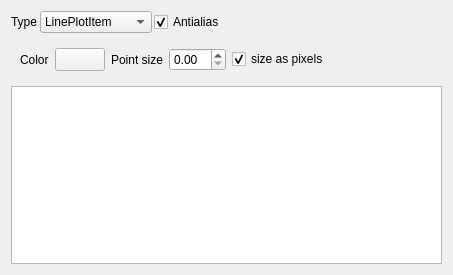
<?xml version="1.0" encoding="UTF-8"?>
<ui version="4.0">
 <class>Form</class>
 <widget class="QWidget" name="Form">
  <property name="geometry">
   <rect>
    <x>0</x>
    <y>0</y>
    <width>453</width>
    <height>275</height>
   </rect>
  </property>
  <property name="windowTitle">
   <string>Form</string>
  </property>
  <layout class="QVBoxLayout" name="verticalLayout">
   <item>
    <layout class="QHBoxLayout" name="horizontalLayout">
     <property name="spacing">
      <number>2</number>
     </property>
     <property name="topMargin">
      <number>0</number>
     </property>
     <item>
      <widget class="QLabel" name="label_15">
       <property name="enabled">
        <bool>true</bool>
       </property>
       <property name="text">
        <string>Type</string>
       </property>
      </widget>
     </item>
     <item>
      <widget class="QComboBox" name="cb3DItemType">
       <property name="sizePolicy">
        <sizepolicy hsizetype="Preferred" vsizetype="Expanding">
         <horstretch>0</horstretch>
         <verstretch>0</verstretch>
        </sizepolicy>
       </property>
       <property name="minimumSize">
        <size>
         <width>100</width>
         <height>0</height>
        </size>
       </property>
       <item>
        <property name="text">
         <string>LinePlotItem</string>
        </property>
       </item>
       <item>
        <property name="text">
         <string>ScatterPlotItem</string>
        </property>
       </item>
      </widget>
     </item>
     <item>
      <widget class="QCheckBox" name="cbAntialias">
       <property name="text">
        <string>Antialias</string>
       </property>
       <property name="checked">
        <bool>true</bool>
       </property>
      </widget>
     </item>
     <item>
      <spacer name="horizontalSpacer">
       <property name="orientation">
        <enum>Qt::Horizontal</enum>
       </property>
       <property name="sizeHint" stdset="0">
        <size>
         <width>40</width>
         <height>20</height>
        </size>
       </property>
      </spacer>
     </item>
    </layout>
   </item>
   <item>
    <widget class="QStackedWidget" name="stackedWidget">
     <property name="sizePolicy">
      <sizepolicy hsizetype="Preferred" vsizetype="Expanding">
       <horstretch>0</horstretch>
       <verstretch>1</verstretch>
      </sizepolicy>
     </property>
     <property name="currentIndex">
      <number>1</number>
     </property>
     <widget class="QWidget" name="page3DLinePlotItem">
      <layout class="QGridLayout" name="gridLayout">
       <item row="0" column="1">
        <widget class="QgsColorButton" name="btn3DLinePlotItemColor">
         <property name="enabled">
          <bool>true</bool>
         </property>
         <property name="minimumSize">
          <size>
           <width>50</width>
           <height>16</height>
          </size>
         </property>
         <property name="maximumSize">
          <size>
           <width>50</width>
           <height>16777215</height>
          </size>
         </property>
         <property name="colorDialogTitle">
          <string>Set line color</string>
         </property>
         <property name="color">
          <color>
           <red>255</red>
           <green>0</green>
           <blue>0</blue>
          </color>
         </property>
        </widget>
       </item>
       <item row="0" column="5">
        <widget class="QComboBox" name="cb3DLinePlotItemMode">
         <item>
          <property name="text">
           <string>lines</string>
          </property>
         </item>
         <item>
          <property name="text">
           <string>line_strip</string>
          </property>
         </item>
        </widget>
       </item>
       <item row="0" column="4">
        <widget class="QLabel" name="label_2">
         <property name="text">
          <string>Mode</string>
         </property>
        </widget>
       </item>
       <item row="0" column="0">
        <widget class="QLabel" name="label_14">
         <property name="enabled">
          <bool>true</bool>
         </property>
         <property name="text">
          <string>Color</string>
         </property>
        </widget>
       </item>
       <item row="0" column="3">
        <widget class="QDoubleSpinBox" name="sb3DLinePlotItemWidth"/>
       </item>
       <item row="0" column="2">
        <widget class="QLabel" name="label">
         <property name="text">
          <string>Line width</string>
         </property>
        </widget>
       </item>
       <item row="0" column="6">
        <spacer name="horizontalSpacer_2">
         <property name="orientation">
          <enum>Qt::Horizontal</enum>
         </property>
         <property name="sizeHint" stdset="0">
          <size>
           <width>40</width>
           <height>20</height>
          </size>
         </property>
        </spacer>
       </item>
      </layout>
     </widget>
     <widget class="QWidget" name="page3DScatterPlotItem">
      <layout class="QGridLayout" name="gridLayout_2">
       <item row="0" column="3">
        <widget class="QDoubleSpinBox" name="sb3DScatterPlotItemSize"/>
       </item>
       <item row="0" column="0">
        <widget class="QLabel" name="label_3">
         <property name="text">
          <string>Color</string>
         </property>
        </widget>
       </item>
       <item row="0" column="1">
        <widget class="QgsColorButton" name="btn3DScatterPlotItemColor">
         <property name="minimumSize">
          <size>
           <width>50</width>
           <height>16</height>
          </size>
         </property>
         <property name="colorDialogTitle">
          <string>Set point color</string>
         </property>
         <property name="color">
          <color>
           <red>0</red>
           <green>170</green>
           <blue>0</blue>
          </color>
         </property>
        </widget>
       </item>
       <item row="0" column="5">
        <spacer name="horizontalSpacer_3">
         <property name="orientation">
          <enum>Qt::Horizontal</enum>
         </property>
         <property name="sizeHint" stdset="0">
          <size>
           <width>40</width>
           <height>20</height>
          </size>
         </property>
        </spacer>
       </item>
       <item row="0" column="4">
        <widget class="QCheckBox" name="cb3DScatterPlotItemPxMode">
         <property name="text">
          <string>size as pixels</string>
         </property>
         <property name="checked">
          <bool>true</bool>
         </property>
        </widget>
       </item>
       <item row="0" column="2">
        <widget class="QLabel" name="label_4">
         <property name="text">
          <string>Point size</string>
         </property>
        </widget>
       </item>
      </layout>
     </widget>
     <widget class="QWidget" name="page3DMeshItem">
      <layout class="QHBoxLayout" name="horizontalLayout_2">
       <property name="spacing">
        <number>6</number>
       </property>
       <property name="leftMargin">
        <number>0</number>
       </property>
       <property name="topMargin">
        <number>0</number>
       </property>
       <property name="rightMargin">
        <number>0</number>
       </property>
       <property name="bottomMargin">
        <number>0</number>
       </property>
       <item>
        <widget class="QgsColorButton" name="btn3DMeshItemColor">
         <property name="colorDialogTitle">
          <string>Select mesh color</string>
         </property>
         <property name="color">
          <color>
           <red>85</red>
           <green>170</green>
           <blue>0</blue>
          </color>
         </property>
        </widget>
       </item>
       <item>
        <widget class="QgsColorButton" name="btn3DMeshItemEdgeColor">
         <property name="colorDialogTitle">
          <string>Set edge color</string>
         </property>
         <property name="color">
          <color>
           <red>255</red>
           <green>170</green>
           <blue>0</blue>
          </color>
         </property>
        </widget>
       </item>
       <item>
        <widget class="QCheckBox" name="cb3DMeshItemDrawEdges">
         <property name="text">
          <string>Edges</string>
         </property>
        </widget>
       </item>
       <item>
        <widget class="QCheckBox" name="cb3DMeshItemDrawFaces">
         <property name="text">
          <string>Faces</string>
         </property>
         <property name="checked">
          <bool>true</bool>
         </property>
        </widget>
       </item>
       <item>
        <widget class="QCheckBox" name="cb3DMeshItemSmooth">
         <property name="text">
          <string>Smooth</string>
         </property>
         <property name="checked">
          <bool>true</bool>
         </property>
        </widget>
       </item>
       <item>
        <widget class="QCheckBox" name="cb3DMeshItemNormals">
         <property name="text">
          <string>Normals</string>
         </property>
         <property name="checked">
          <bool>true</bool>
         </property>
        </widget>
       </item>
       <item>
        <spacer name="horizontalSpacer_4">
         <property name="orientation">
          <enum>Qt::Horizontal</enum>
         </property>
         <property name="sizeHint" stdset="0">
          <size>
           <width>40</width>
           <height>20</height>
          </size>
         </property>
        </spacer>
       </item>
      </layout>
     </widget>
    </widget>
   </item>
   <item>
    <widget class="QGraphicsView" name="plotWidget">
     <property name="sizePolicy">
      <sizepolicy hsizetype="Preferred" vsizetype="Preferred">
       <horstretch>0</horstretch>
       <verstretch>0</verstretch>
      </sizepolicy>
     </property>
    </widget>
   </item>
  </layout>
 </widget>
 <customwidgets>
  <customwidget>
   <class>QgsColorButton</class>
   <extends>QToolButton</extends>
   <header>qgscolorbutton.h</header>
  </customwidget>
 </customwidgets>
 <resources/>
 <connections>
  <connection>
   <sender>cb3DItemType</sender>
   <signal>currentIndexChanged(int)</signal>
   <receiver>stackedWidget</receiver>
   <slot>setCurrentIndex(int)</slot>
   <hints>
    <hint type="sourcelabel">
     <x>70</x>
     <y>17</y>
    </hint>
    <hint type="destinationlabel">
     <x>110</x>
     <y>38</y>
    </hint>
   </hints>
  </connection>
 </connections>
</ui>
